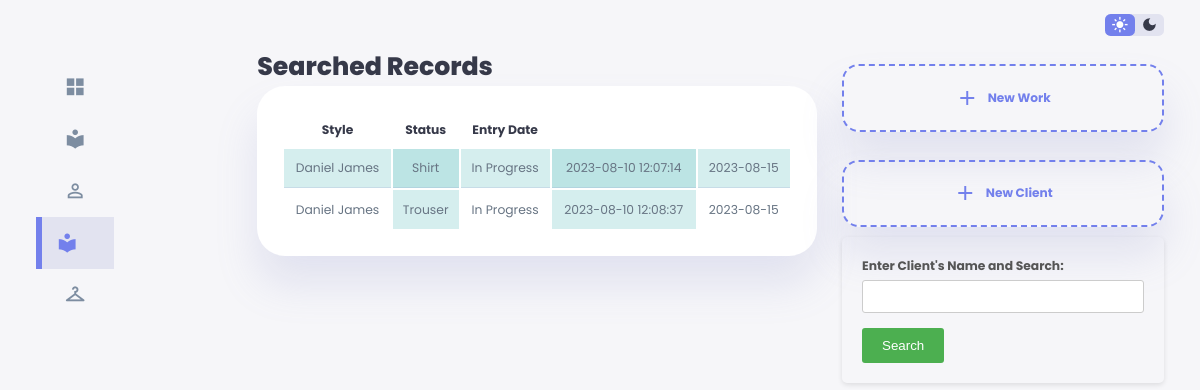
The page /search.php?fullname=Daniel James on the database its author committed.
### tables this page shows
CREATE TABLE `jobs` (
  `workID` int(11) NOT NULL,
  `fullname` varchar(50) NOT NULL,
  `style` varchar(50) NOT NULL,
  `measurement` varchar(50) NOT NULL,
  `sewing` varchar(50) NOT NULL,
  `date` timestamp NOT NULL DEFAULT current_timestamp() ON UPDATE current_timestamp(),
  `delivery_date` varchar(50) NOT NULL,
  `status` varchar(50) NOT NULL,
  `contact` varchar(50) NOT NULL,
  `shoulder` varchar(50) NOT NULL,
  `shoulder2burst` varchar(50) NOT NULL,
  `shoulder2under_burst` varchar(50) NOT NULL,
  `burst` varchar(50) NOT NULL,
  `burst_span` varchar(50) NOT NULL,
  `round_uder_burst` varchar(50) NOT NULL,
  `blouse_lenght` varchar(50) NOT NULL,
  `blouse_hips` varchar(50) NOT NULL,
  `blouse_waist` varchar(50) NOT NULL,
  `back_half_cut` varchar(50) NOT NULL,
  `neck_depth` varchar(50) NOT NULL,
  `round_sleeve` varchar(50) NOT NULL,
  `sleeve_lenght` varchar(50) NOT NULL,
  `shoulder2knee` varchar(50) NOT NULL,
  `skirt_waist` varchar(50) NOT NULL,
  `skirt_length` varchar(50) NOT NULL,
  `hips` varchar(50) NOT NULL,
  `full_length` varchar(50) NOT NULL,
  `round_knee` varchar(50) NOT NULL,
  `StatusC` varchar(50) NOT NULL
);

### search.php (the view, shortened to what this page needs)
<!DOCTYPE html>
<html lang="en">
<head>
    <link rel="stylesheet" href="css/style.css">
</head>
<body>
    <div class="container">
        <aside>
            <div class="sideBar">
                <a href="index.html">
                    <span class="material-icons-sharp">grid_view</span>
                </a>
                <a href="client_records.html">
                    <span class="material-icons-sharp">local_library</span>
                </a>
                <a href="newClient.html">
                    <span class="material-icons-sharp">person_outline</span>
                </a>
                <a href="workRecord.html" class="active">
                    <span class="material-icons-sharp">local_library</span>
                </a>
                <a href="newWorkentry.html">
                    <span class="material-icons-sharp">checkroom</span>
                </a>
                <a href="#">
                </a>
            </div>
            </aside>
        <main>
            <div class="recent-sales">
                <h1>Searched Records</h1>
                <?php
require 'config.php';
if (isset($_GET['fullname'])) {
    $fullname = $conn->real_escape_string($_GET['fullname']);
    $sql = "SELECT * FROM jobs WHERE fullname = ?";
    $stmt = $conn->prepare($sql);
    $stmt->bind_param("s", $fullname);
    $stmt->execute();
    $result = $stmt->get_result();
    if ($result->num_rows > 0) {
        echo '<table border="1">';
        echo '<tr><th>Fullname</th><th>Style</th><th>Status</th><th>Entry Date</th><th>Delivery Date</th></tr>';
        while ($row = $result->fetch_assoc()) {
            echo '<tr>';
            echo '<td>' . htmlspecialchars($row["fullname"]) . '</td>';
            echo '<td>' . htmlspecialchars($row["style"]) . '</td>';
            echo '<td>' . htmlspecialchars($row["StatusC"]) . '</td>';
            echo '<td>' . htmlspecialchars($row["date"]) . '</td>';
            echo '<td>' . htmlspecialchars($row["delivery_date"]) . '</td>';
            echo '</tr>';
        }
        echo '</table>';
    } else {
        echo "No record found!";
    }
}
?>
                 </main>
                <div class="right">
                <div class="top">
                <div class="theme-toggler">
                    <span class="material-icons-sharp active">light_mode</span>
                    <span class="material-icons-sharp">dark_mode</span>
                </div>
                </div>
                <div class="sales-analytics">
                <a href="newWorkentry.html">
                    <div class="item add-product">
                        <div>
                            <span class="material-icons-sharp">add</span>
                            <h3>New Work</h3>
                        </div>
                    </div>
                </a>
             </div><div class="sales-analytics">
                <a href="newClient.html">
                    <div class="item add-product">
                        <div>
                            <span class="material-icons-sharp">add</span>
                            <h3>New Client</h3>
                        </div>
                    </div>
                </a>
            </div>
            <form action="/fashion-app/search.php" method="GET">
                <label for="fullname">Enter Client's Name and Search:</label>
                <input type="text" name="fullname" required><br>
                <input type="submit" value="Search">
            </form>
        </div>
    </div>
</body>
</html>

### search.php (style rules this page uses)
table, th, td { padding: 8px; }
tr:nth-child(even) { background-color: rgba(150, 212, 212, 0.4); }
td:nth-child(even) { background-color: rgba(150, 212, 212, 0.4); }

### rows shown on the page
jobs: fullname "Daniel James", style "Shirt", StatusC "In Progress", date "2023-08-10 12:07:14", delivery_date "2023-08-15"
jobs: fullname "Daniel James", style "Trouser", StatusC "In Progress", date "2023-08-10 12:08:37", delivery_date "2023-08-15"
